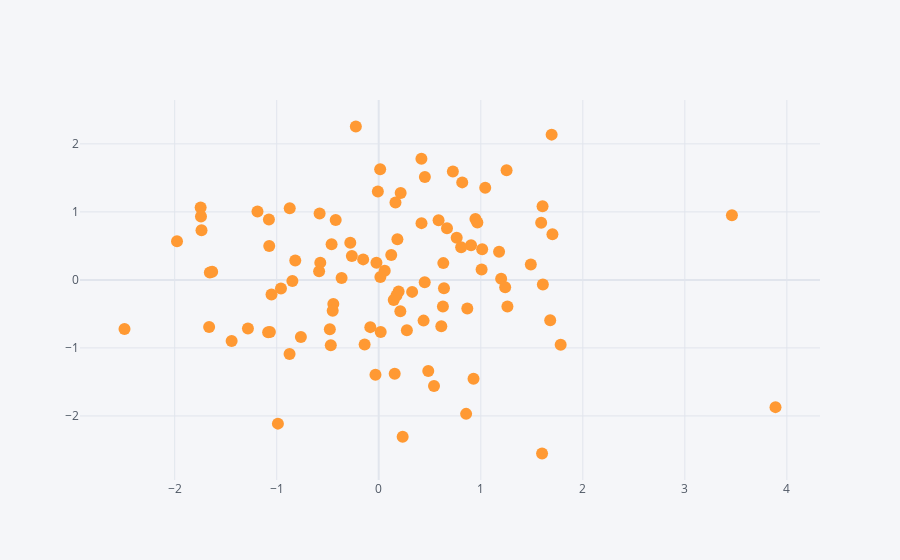

Here is the notebook cell this chart was saved with:
### Code cell
df.iplot(x = 'A' , y = 'B' , mode = 'markers')
